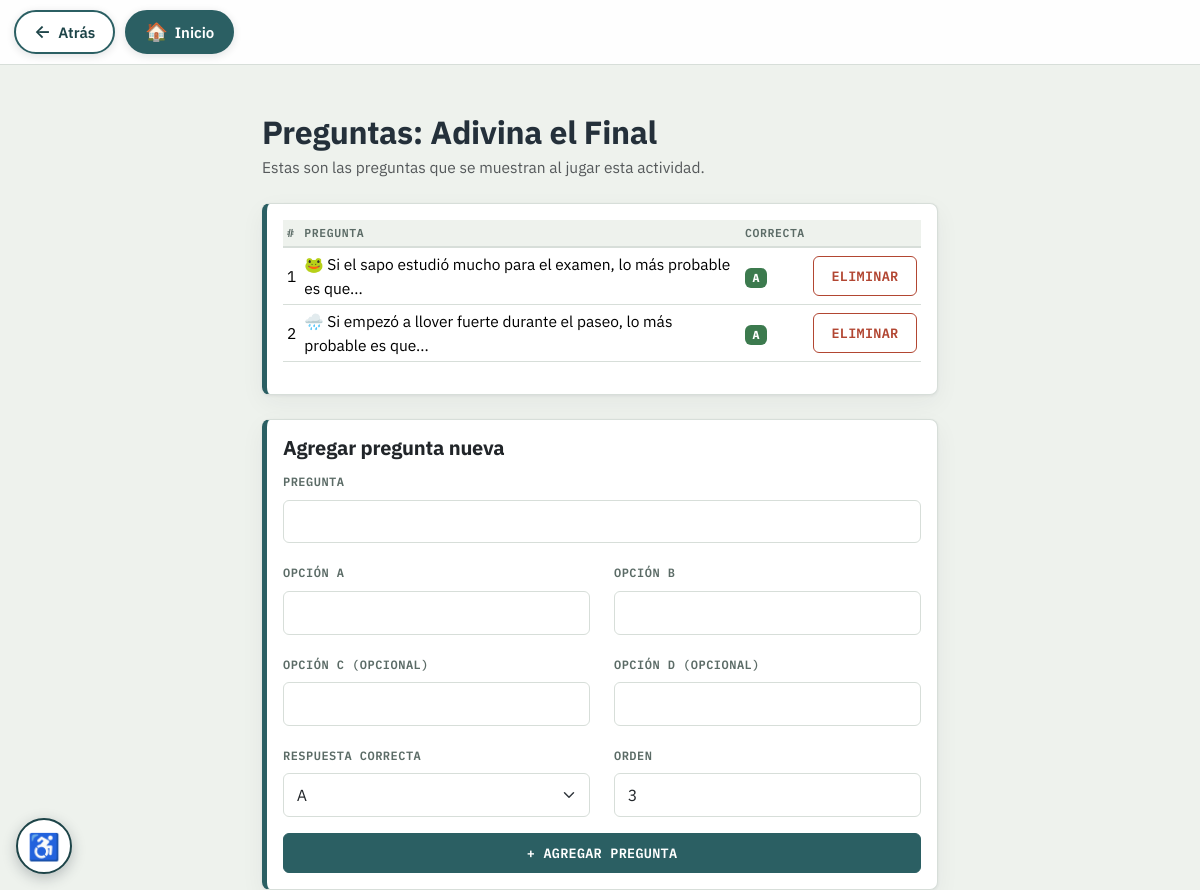
The page /app/views/actividades/contenido.php?id_actividad=20 (signed in) on the database its author committed.
### tables this page shows
CREATE TABLE `actividades` (
  `id_actividad` int(11) NOT NULL AUTO_INCREMENT,
  `id_dba` int(11) NOT NULL,
  `id_tipo` int(11) NOT NULL,
  `nombre` varchar(100) NOT NULL,
  `descripcion` text DEFAULT NULL,
  `instrucciones` text DEFAULT NULL,
  PRIMARY KEY (`id_actividad`),
  KEY `fk_dba_actividad` (`id_dba`),
  KEY `fk_tipo_actividad` (`id_tipo`),
  CONSTRAINT `fk_dba_actividad` FOREIGN KEY (`id_dba`) REFERENCES `dba` (`id_dba`),
  CONSTRAINT `fk_tipo_actividad` FOREIGN KEY (`id_tipo`) REFERENCES `tipoactividad` (`id_tipo`)
);

CREATE TABLE `contenidoactividad` (
  `id_contenido` int(11) NOT NULL AUTO_INCREMENT,
  `id_actividad` int(11) NOT NULL,
  `pregunta` text NOT NULL,
  `opcion_a` varchar(255) NOT NULL,
  `opcion_b` varchar(255) NOT NULL,
  `opcion_c` varchar(255) DEFAULT NULL,
  `opcion_d` varchar(255) DEFAULT NULL,
  `respuesta_correcta` enum('A','B','C','D') NOT NULL,
  `imagen` varchar(255) DEFAULT NULL,
  `audio` varchar(255) DEFAULT NULL,
  `orden` int(11) NOT NULL DEFAULT 1,
  PRIMARY KEY (`id_contenido`),
  KEY `id_actividad` (`id_actividad`),
  CONSTRAINT `contenidoactividad_ibfk_1` FOREIGN KEY (`id_actividad`) REFERENCES `actividades` (`id_actividad`)
);

### app/config/database.php (called while the page is built, shortened)
<?php
class Database
{
    private $host = "localhost";
    private $dbname = "incluKids";
    private $user = "root";
    private $password = "";
    public function __construct()
    {
        $local = __DIR__ . "/database.local.php";
        $variables = [
            "host" => "INCLUKIDS_DB_HOST",
            "dbname" => "INCLUKIDS_DB_NAME",
            "user" => "INCLUKIDS_DB_USER",
            "password" => "INCLUKIDS_DB_PASSWORD",
        ];
        foreach ($variables as $clave => $variable) {
            $valor = getenv($variable);
        }
    }
    public function conectar()
    {
        try {
            $conexion = new PDO(
                "mysql:host={$this->host};dbname={$this->dbname};charset=utf8mb4",
                $this->user,
                $this->password
            );
            $conexion->setAttribute(PDO::ATTR_ERRMODE, PDO::ERRMODE_EXCEPTION);
            return $conexion;
        } catch (PDOException $e) {
            error_log("IncluKids - fallo de conexion a la BD: " . $e->getMessage());
            http_response_code(500);
            die("No fue posible conectar con la base de datos.");
        }
    }
}

### app/controllers/ActividadController.php (called while the page is built, shortened)
<?php
require_once __DIR__ . "/../models/Actividad.php";
class ActividadController
{
    public function obtenerPorId($idActividad)
    {
        $modelo = new Actividad();
        return $modelo->obtenerPorId($idActividad);
    }
}

### app/models/Actividad.php (called while the page is built, shortened)
<?php
require_once __DIR__ . "/../config/database.php";
class Actividad
{
    private $conexion;
    public function __construct()
    {
        $database = new Database();
        $this->conexion = $database->conectar();
    }
    public function obtenerPorId($idActividad)
    {
        $sql = "SELECT * FROM actividades WHERE id_actividad = ?";
        $consulta = $this->conexion->prepare($sql);
        $consulta->execute([$idActividad]);
        return $consulta->fetch(PDO::FETCH_ASSOC);
    }
}

### app/controllers/ContenidoActividadController.php (called while the page is built, shortened)
<?php
require_once __DIR__ . "/../models/ContenidoActividad.php";
class ContenidoActividadController
{
    public function listarPorActividad($idActividad)
    {
        $modelo = new ContenidoActividad();
        return $modelo->listarPorActividad($idActividad);
    }
}

### app/models/ContenidoActividad.php (called while the page is built, shortened)
<?php
require_once __DIR__ . "/../config/database.php";
class ContenidoActividad
{
    private $conexion;
    public function __construct()
    {
        $database = new Database();
        $this->conexion = $database->conectar();
    }
    public function listarPorActividad($idActividad)
    {
        $sql = "SELECT id_contenido, pregunta, opcion_a, opcion_b, opcion_c, opcion_d,
                       respuesta_correcta, imagen, audio, orden
                FROM contenidoactividad
                WHERE id_actividad = ?
                ORDER BY orden ASC";
        $consulta = $this->conexion->prepare($sql);
        $consulta->execute([$idActividad]);
        return $consulta->fetchAll(PDO::FETCH_ASSOC);
    }
}

### app/views/actividades/contenido.php (the view, shortened to what this page needs)
<?php
require_once __DIR__ . "/../../controllers/ActividadController.php";
require_once __DIR__ . "/../../controllers/ContenidoActividadController.php";
$idActividad = (int) ($_GET["id_actividad"] ?? 0);
$actividadController = new ActividadController();
$actividad = $actividadController->obtenerPorId($idActividad);
$contenidoController = new ContenidoActividadController();
$preguntas = $contenidoController->listarPorActividad($idActividad);
$siguienteOrden = count($preguntas) + 1;
?>
<body>
<div class="container mt-5" style="max-width: 700px;">
    <h2 class="mt-3 mb-1">Preguntas: <?= htmlspecialchars($actividad['nombre']) ?></h2>
    <p class="text-muted mb-4">
        Estas son las preguntas que se muestran al jugar esta actividad.
    </p>
    <?php if (!empty($preguntas)): ?>
    <div class="card mb-4">
        <div class="card-body">
            <table class="table table-sm">
                <thead>
                    <tr><th>#</th><th>Pregunta</th><th>Correcta</th><th></th></tr>
                </thead>
                <tbody>
                    <?php foreach ($preguntas as $p): ?>
                    <tr>
                        <td><?= (int) $p['orden'] ?></td>
                        <td><?= htmlspecialchars($p['pregunta']) ?></td>
                        <td><span class="badge bg-success"><?= htmlspecialchars($p['respuesta_correcta']) ?></span></td>
                        <td>
                            <form method="POST" action="eliminar_contenido.php" class="d-inline"
                                  data-confirmar="¿Eliminar esta pregunta?">
                                <button type="submit" class="btn btn-sm btn-outline-danger">Eliminar</button>
                            </form>
                        </td>
                    </tr>
                    <?php endforeach; ?>
                </tbody>
            </table>
        </div>
    </div>
    <?php endif; ?>
    <div class="card">
        <div class="card-body">
            <h5 class="card-title">Agregar pregunta nueva</h5>
            <form method="POST" action="guardar_contenido.php">
                <div class="mb-3">
                    <label class="form-label">Pregunta</label>
                    <input type="text" class="form-control" name="pregunta" required>
                </div>
                <div class="row">
                    <div class="col-6 mb-3">
                        <label class="form-label">Opción A</label>
                        <input type="text" class="form-control" name="opcion_a" required>
                    </div>
                    <div class="col-6 mb-3">
                        <label class="form-label">Opción B</label>
                        <input type="text" class="form-control" name="opcion_b" required>
                    </div>
                    <div class="col-6 mb-3">
                        <label class="form-label">Opción C (opcional)</label>
                        <input type="text" class="form-control" name="opcion_c">
                    </div>
                    <div class="col-6 mb-3">
                        <label class="form-label">Opción D (opcional)</label>
                        <input type="text" class="form-control" name="opcion_d">
                    </div>
                </div>
                <div class="row">
                    <div class="col-6 mb-3">
                        <label class="form-label">Respuesta correcta</label>
                        <select class="form-select" name="respuesta_correcta" required>
                            <option value="A">A</option>
                        </select>
                    </div>
                    <div class="col-6 mb-3">
                        <label class="form-label">Orden</label>
                        <input type="number" class="form-control" name="orden" min="1" value="<?= $siguienteOrden ?>" required>
                    </div>
                </div>
                <button type="submit" class="btn btn-success w-100">+ Agregar pregunta</button>
            </form>
        </div>
    </div>
</div>
</body>
</html>

### public/css/inclukids.css (style rules this page uses)
:root { --tinta: #24303A; --papel: #EEF2ED; --papel-tarjeta: #FFFFFF; --petroleo: #2B5F63; --petroleo-oscuro: #1D4448; --ocre: #C98A2B; --ocre-oscuro: #A66F1E; --lenguaje: #8B4B6B; --ciencias: #4B7B5E; --borde: #D7DED9; --texto-suave: #5B6B66; --exito: #3C7A4E; --peligro: #B24632; }
body { background-color: var(--papel) !important; color: var(--tinta) !important; font-family: 'IBM Plex Sans', -apple-system, sans-serif !important; font-size: 15.5px; line-height: 1.55; }
h1, h2, h3, h4, h5, h6 { font-family: 'IBM Plex Sans', sans-serif; font-weight: 700; color: var(--tinta); letter-spacing: -0.01em; }
.codigo, .badge, .navbar-brand, .btn, label, .form-label, .dropdown-header, th { font-family: 'IBM Plex Mono', monospace !important; }
.btn { border-radius: 6px !important; font-weight: 600; font-size: 13.5px; letter-spacing: 0.02em; text-transform: uppercase; padding: 0.55rem 1.1rem; border-width: 1.5px !important; transition: background-color 0.15s ease, border-color 0.15s ease, box-shadow 0.15s ease, transform 0.08s ease; }
.btn-primary, .btn-success { background-color: var(--petroleo) !important; border-color: var(--petroleo) !important; color: white !important; }
.btn-outline-danger { color: var(--peligro) !important; border-color: var(--peligro) !important; }
.card { background-color: var(--papel-tarjeta) !important; border: 1.5px solid var(--borde) !important; border-left: 5px solid var(--petroleo) !important; border-radius: 8px !important; box-shadow: 0 1px 3px rgba(36, 48, 58, 0.07), 0 8px 24px rgba(36, 48, 58, 0.05) !important; transition: box-shadow 0.18s ease; }
.form-control, .form-select { border: 1.5px solid var(--borde) !important; border-radius: 6px !important; font-family: 'IBM Plex Sans', sans-serif !important; padding: 0.55rem 0.8rem; }
.form-label { font-size: 12px; text-transform: uppercase; letter-spacing: 0.04em; color: var(--texto-suave); font-weight: 600; }
.table { background-color: var(--papel-tarjeta); }
.table thead th { background-color: var(--papel); color: var(--texto-suave); font-size: 11.5px; text-transform: uppercase; letter-spacing: 0.05em; font-weight: 600; border-bottom: 2px solid var(--borde) !important; }
.table td { vertical-align: middle; border-color: var(--borde) !important; }
.table tbody tr { transition: background-color 0.12s ease; }
.bg-success { background-color: var(--exito) !important; }

### rows shown on the page
actividades: nombre "Adivina el Final"
contenidoactividad: orden "1", pregunta "🐸 Si el sapo estudió mucho para el examen, lo más probable es que...", respuesta_correcta "A"
contenidoactividad: orden "2", pregunta "🌧️ Si empezó a llover fuerte durante el paseo, lo más probable es que...", respuesta_correcta "A"
